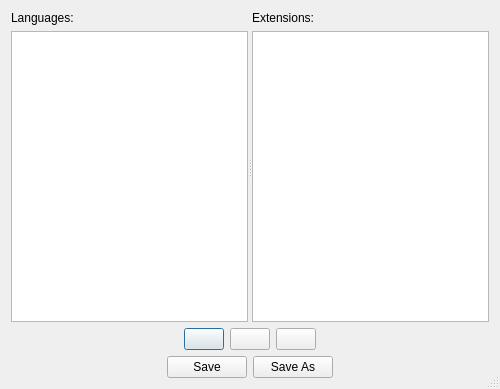
<?xml version="1.0" encoding="UTF-8"?>
<ui version="4.0">
 <class>GExtensionDialogClass</class>
 <widget class="QDialog" name="GExtensionDialogClass">
  <property name="geometry">
   <rect>
    <x>0</x>
    <y>0</y>
    <width>500</width>
    <height>389</height>
   </rect>
  </property>
  <property name="windowTitle">
   <string>Language File Extensions</string>
  </property>
  <property name="windowIcon">
   <iconset resource="gucc.qrc">
    <normaloff>:/images/gucc.png</normaloff>:/images/gucc.png</iconset>
  </property>
  <property name="sizeGripEnabled">
   <bool>true</bool>
  </property>
  <property name="modal">
   <bool>true</bool>
  </property>
  <layout class="QVBoxLayout" name="verticalLayout_3">
   <item>
    <widget class="QSplitter" name="splitter">
     <property name="sizePolicy">
      <sizepolicy hsizetype="Expanding" vsizetype="Expanding">
       <horstretch>0</horstretch>
       <verstretch>0</verstretch>
      </sizepolicy>
     </property>
     <property name="orientation">
      <enum>Qt::Horizontal</enum>
     </property>
     <widget class="QWidget" name="layoutWidget">
      <layout class="QVBoxLayout" name="verticalLayout">
       <item>
        <widget class="QLabel" name="lblLanguages">
         <property name="text">
          <string>Languages:</string>
         </property>
        </widget>
       </item>
       <item>
        <widget class="QListWidget" name="lwLanguages"/>
       </item>
      </layout>
     </widget>
     <widget class="QWidget" name="layoutWidget1">
      <layout class="QVBoxLayout" name="verticalLayout_2">
       <item>
        <widget class="QLabel" name="lblExtensions">
         <property name="text">
          <string>Extensions:</string>
         </property>
        </widget>
       </item>
       <item>
        <widget class="QTableWidget" name="tblExtensions">
         <property name="contextMenuPolicy">
          <enum>Qt::CustomContextMenu</enum>
         </property>
         <property name="alternatingRowColors">
          <bool>true</bool>
         </property>
         <property name="columnCount">
          <number>1</number>
         </property>
         <attribute name="horizontalHeaderVisible">
          <bool>false</bool>
         </attribute>
         <attribute name="verticalHeaderVisible">
          <bool>false</bool>
         </attribute>
         <column>
          <property name="text">
           <string>Extensions</string>
          </property>
         </column>
        </widget>
       </item>
      </layout>
     </widget>
    </widget>
   </item>
   <item>
    <layout class="QHBoxLayout" name="horizontalLayout">
     <item>
      <spacer name="horizontalSpacer">
       <property name="orientation">
        <enum>Qt::Horizontal</enum>
       </property>
       <property name="sizeHint" stdset="0">
        <size>
         <width>40</width>
         <height>20</height>
        </size>
       </property>
      </spacer>
     </item>
     <item>
      <widget class="QPushButton" name="btnAddExt">
       <property name="toolTip">
        <string>&lt;html&gt;&lt;head/&gt;&lt;body&gt;&lt;p&gt;Add language extension.&lt;/p&gt;&lt;/body&gt;&lt;/html&gt;</string>
       </property>
       <property name="text">
        <string/>
       </property>
       <property name="icon">
        <iconset resource="gucc.qrc">
         <normaloff>:/images/plus_sign.png</normaloff>:/images/plus_sign.png</iconset>
       </property>
       <property name="iconSize">
        <size>
         <width>22</width>
         <height>22</height>
        </size>
       </property>
      </widget>
     </item>
     <item>
      <widget class="QPushButton" name="btnRemoveExt">
       <property name="enabled">
        <bool>true</bool>
       </property>
       <property name="toolTip">
        <string>&lt;html&gt;&lt;head/&gt;&lt;body&gt;&lt;p&gt;Remove language extension(s).&lt;/p&gt;&lt;/body&gt;&lt;/html&gt;</string>
       </property>
       <property name="text">
        <string/>
       </property>
       <property name="icon">
        <iconset resource="gucc.qrc">
         <normaloff>:/images/minus_sign.png</normaloff>:/images/minus_sign.png</iconset>
       </property>
       <property name="iconSize">
        <size>
         <width>22</width>
         <height>22</height>
        </size>
       </property>
      </widget>
     </item>
     <item>
      <widget class="QPushButton" name="btnClose">
       <property name="enabled">
        <bool>true</bool>
       </property>
       <property name="toolTip">
        <string>&lt;html&gt;&lt;head/&gt;&lt;body&gt;&lt;p&gt;Close dialog.&lt;/p&gt;&lt;/body&gt;&lt;/html&gt;</string>
       </property>
       <property name="text">
        <string/>
       </property>
       <property name="icon">
        <iconset resource="gucc.qrc">
         <normaloff>:/images/close.png</normaloff>:/images/close.png</iconset>
       </property>
       <property name="iconSize">
        <size>
         <width>22</width>
         <height>22</height>
        </size>
       </property>
      </widget>
     </item>
     <item>
      <spacer name="horizontalSpacer_2">
       <property name="orientation">
        <enum>Qt::Horizontal</enum>
       </property>
       <property name="sizeHint" stdset="0">
        <size>
         <width>40</width>
         <height>20</height>
        </size>
       </property>
      </spacer>
     </item>
    </layout>
   </item>
   <item>
    <layout class="QHBoxLayout" name="horizontalLayout_2">
     <item>
      <spacer name="horizontalSpacer_4">
       <property name="orientation">
        <enum>Qt::Horizontal</enum>
       </property>
       <property name="sizeHint" stdset="0">
        <size>
         <width>40</width>
         <height>20</height>
        </size>
       </property>
      </spacer>
     </item>
     <item>
      <widget class="QPushButton" name="pushButton">
       <property name="text">
        <string>Save</string>
       </property>
      </widget>
     </item>
     <item>
      <widget class="QPushButton" name="pushButton_2">
       <property name="text">
        <string>Save As</string>
       </property>
      </widget>
     </item>
     <item>
      <spacer name="horizontalSpacer_3">
       <property name="orientation">
        <enum>Qt::Horizontal</enum>
       </property>
       <property name="sizeHint" stdset="0">
        <size>
         <width>40</width>
         <height>20</height>
        </size>
       </property>
      </spacer>
     </item>
    </layout>
   </item>
  </layout>
 </widget>
 <resources>
  <include location="gucc.qrc"/>
 </resources>
 <connections/>
</ui>
